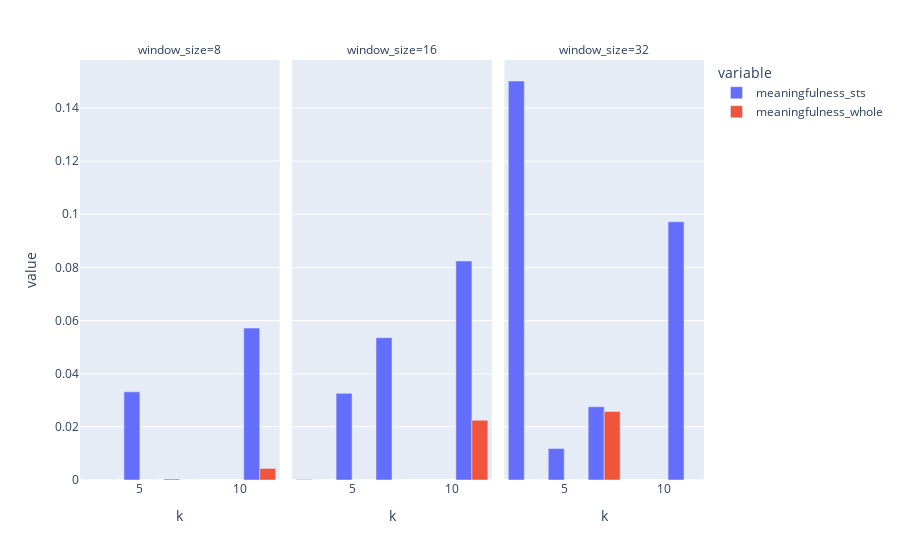

The notebook cell this image was saved under:
### Code cell
n = 1
r = 3
ks = np.array([3,5,7,11])
ws = np.array([8,16,32])

normalizers = ['none','snd','min-max']
cluster_algos = ['kmeans','agglo','gmm']
distance_metrics = ['eukl']
time_series = [np_spx_short,
               np_spx_long,
               np_min_daily_temp,
               np_bip_de,
               np_dax,
               np_dax_alltime,
               np_bitcoin_alltime]

current_normalizer = normalizers[0]
# used clustering algorithm
current_cluster_algo = cluster_algos[0]
# used time series
current_time_series = time_series[0]

current_distance_metric = distance_metrics[0]

# reduces de sampling size of the random sampled subsequences that are used for whole clustering
# if false the random samples matrix has the same height as the sts matrix
reduced_sampling_size = True
dim_red = False


# Here it begins
meaningfulness_sts = []
meaningfulness_whole = []

random_walk = create_random_walk(current_time_series)


print("n: "+str(n)+", r: "+str(r))
for k in ks:
    for w in ws:
        sts,whole = calculate_meaningfulness(ts=current_time_series, random_walk=random_walk, n=n, k=k, w=w, r=r,
                                             normalizer=current_normalizer, dist_metric_name=current_distance_metric,
                                             cluster_algor_name=current_cluster_algo,
                                             reduced_sampling_size=reduced_sampling_size,
                                             dim_red=dim_red)
        meaningfulness_sts.append([w,k,sts])
        meaningfulness_whole.append([w,k,whole])
        print("k="+str(k)+", w="+str(w)+" -- STS: "+str(sts)+", Whole: "+str(whole)+"")

df_sts = pd.DataFrame(meaningfulness_sts, columns=['window_size','k','meaningfulness_sts'])
df_whole = pd.DataFrame(meaningfulness_whole, columns=['window_size','k','meaningfulness_whole'])

join_keys = ['window_size','k']
df_meaningfulness = pd.merge(left=df_sts, right=df_whole, right_on=join_keys, left_on=join_keys)
#display(df_meaningfulness)

df = df_meaningfulness.melt(id_vars=['window_size', 'k'])
px.bar(df, x='k', y='value', color='variable', barmode='group', facet_col='window_size')

### Figure 1 — Plotly figure (JSON) as saved in the notebook; plotly's stock layout.template omitted (floating-point values rounded to 4 significant figures)
{"data": [{"alignmentgroup": "True", "hovertemplate": "variable=meaningfulness_sts<br>window_size=8<br>k=%{x}<br>value=%{y}<extra></extra>", "legendgroup": "meaningfulness_sts", "marker": {"color": "#636efa"}, "name": "meaningfulness_sts", "offsetgroup": "meaningfulness_sts", "orientation": "v", "showlegend": true, "textposition": "auto", "type": "bar", "x": [3, 5, 7, 11], "xaxis": "x", "y": [0.0, 0.03317, 0.0003539, 0.05717], "yaxis": "y"}, {"alignmentgroup": "True", "hovertemplate": "variable=meaningfulness_sts<br>window_size=16<br>k=%{x}<br>value=%{y}<extra></extra>", "legendgroup": "meaningfulness_sts", "marker": {"color": "#636efa"}, "name": "meaningfulness_sts", "offsetgroup": "meaningfulness_sts", "orientation": "v", "showlegend": false, "textposition": "auto", "type": "bar", "x": [3, 5, 7, 11], "xaxis": "x2", "y": [0.000164, 0.03264, 0.05357, 0.08242], "yaxis": "y2"}, {"alignmentgroup": "True", "hovertemplate": "variable=meaningfulness_sts<br>window_size=32<br>k=%{x}<br>value=%{y}<extra></extra>", "legendgroup": "meaningfulness_sts", "marker": {"color": "#636efa"}, "name": "meaningfulness_sts", "offsetgroup": "meaningfulness_sts", "orientation": "v", "showlegend": false, "textposition": "auto", "type": "bar", "x": [3, 5, 7, 11], "xaxis": "x3", "y": [0.1502, 0.01185, 0.02758, 0.09716], "yaxis": "y3"}, {"alignmentgroup": "True", "hovertemplate": "variable=meaningfulness_whole<br>window_size=8<br>k=%{x}<br>value=%{y}<extra></extra>", "legendgroup": "meaningfulness_whole", "marker": {"color": "#EF553B"}, "name": "meaningfulness_whole", "offsetgroup": "meaningfulness_whole", "orientation": "v", "showlegend": true, "textposition": "auto", "type": "bar", "x": [3, 5, 7, 11], "xaxis": "x", "y": [4.147e-18, 1.61e-18, 1.174e-18, 0.004357], "yaxis": "y"}, {"alignmentgroup": "True", "hovertemplate": "variable=meaningfulness_whole<br>window_size=16<br>k=%{x}<br>value=%{y}<extra></extra>", "legendgroup": "meaningfulness_whole", "marker": {"color": "#EF553B"}, "name": "meaningfulness_whole", "offsetgroup": "meaningfulness_whole", "orientation": "v", "showlegend": false, "textposition": "auto", "type": "bar", "x": [3, 5, 7, 11], "xaxis": "x2", "y": [1.106e-18, 9.832e-19, 4.119e-19, 0.0225], "yaxis": "y2"}, {"alignmentgroup": "True", "hovertemplate": "variable=meaningfulness_whole<br>window_size=32<br>k=%{x}<br>value=%{y}<extra></extra>", "legendgroup": "meaningfulness_whole", "marker": {"color": "#EF553B"}, "name": "meaningfulness_whole", "offsetgroup": "meaningfulness_whole", "orientation": "v", "showlegend": false, "textposition": "auto", "type": "bar", "x": [3, 5, 7, 11], "xaxis": "x3", "y": [9.152e-19, 5.106e-19, 0.0258, 8.001e-19], "yaxis": "y3"}], "layout": {"annotations": [{"font": {}, "showarrow": false, "text": "window_size=8", "x": 0.16, "xanchor": "center", "xref": "paper", "y": 1.0, "yanchor": "bottom", "yref": "paper"}, {"font": {}, "showarrow": false, "text": "window_size=16", "x": 0.5, "xanchor": "center", "xref": "paper", "y": 1.0, "yanchor": "bottom", "yref": "paper"}, {"font": {}, "showarrow": false, "text": "window_size=32", "x": 0.84, "xanchor": "center", "xref": "paper", "y": 1.0, "yanchor": "bottom", "yref": "paper"}], "barmode": "group", "legend": {"title": {"text": "variable"}, "tracegroupgap": 0}, "margin": {"t": 60}, "xaxis": {"anchor": "y", "domain": [0.0, 0.32], "title": {"text": "k"}}, "xaxis2": {"anchor": "y2", "domain": [0.34, 0.66], "matches": "x", "title": {"text": "k"}}, "xaxis3": {"anchor": "y3", "domain": [0.68, 1.0], "matches": "x", "title": {"text": "k"}}, "yaxis": {"anchor": "x", "domain": [0.0, 1.0], "title": {"text": "value"}}, "yaxis2": {"anchor": "x2", "domain": [0.0, 1.0], "matches": "y", "showticklabels": false}, "yaxis3": {"anchor": "x3", "domain": [0.0, 1.0], "matches": "y", "showticklabels": false}}}
